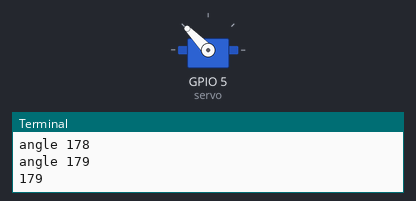
The program below on a simulated Raspberry Pi (BCM pin numbers). On the bench: servo, the last lines printed to the terminal. Servo angles are drawn from the pulse width (0.5 ms = 0°, 2.5 ms = 180°). At 7.2 s the program stops and its outputs stay as they are.

Above: at 3.64 s.
At 7.3 s:
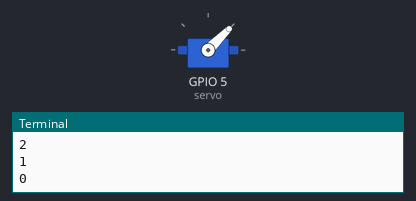
Timing chart, 0 to 8.7 s (numbered marks = the images above):
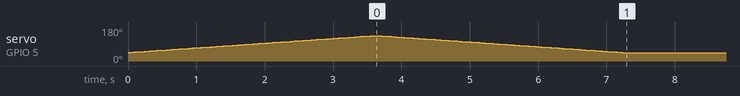

Measured:
- by itself, servo on GPIO 5 (servo): rises from 45° to 134° in 3.5 s, then falls to 45° in 3.7 s

The program:

servomoter.py
```python
from gpiozero import AngularServo
from time import sleep

servo = AngularServo(5 ,min_angle =0, max_angle=180)

for i in range(180):
    print("angle",i)
    servo.angle = i
    sleep(0.02)
for i in reversed(range(0,180)):
    print(i)
    servo.angle = i
    sleep(0.02)
servo.angle =0
```
